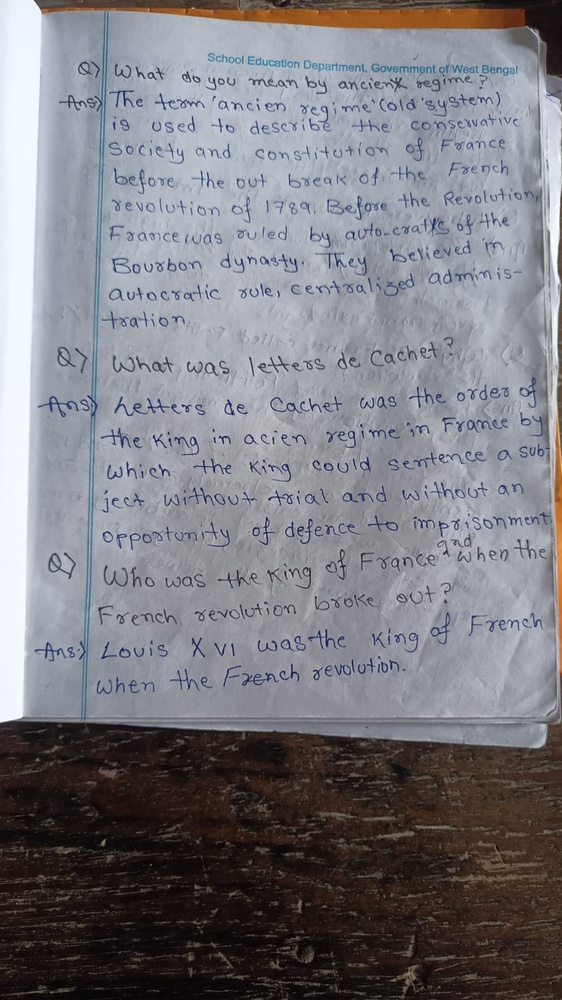
#> input picture dataset/sample.jpeg, 562 x 1000 px, shrunk from 899 x 1599 before the run
$ python -i enhancement.py   (imports and definitions only)
#> lines starting #> are read from the running program, lines starting #| are printed output that depends on the picture
#> further down, picture is the input picture: shape (1000, 562, 3); mean B, G, R 129.3, 123.9, 124.4
import cv2
import numpy as np   # 👈 ADD THIS

def sharpen(image):
    kernel = np.array([[0, -1, 0],
                       [-1, 5, -1],
                       [0, -1, 0]])   # 👈 FIXED
    return cv2.filter2D(image, -1, kernel)

def histogram_equalization(image):
    ycrcb = cv2.cvtColor(image, cv2.COLOR_BGR2YCrCb)
#> ycrcb: shape (1000, 562, 3); mean of channels 0, 1, 2 124.7, 127.8, 130.6
    ycrcb[:,:,0] = cv2.equalizeHist(ycrcb[:,:,0])
#> ycrcb: shape (1000, 562, 3); mean of channels 0, 1, 2 128.5, 127.8, 130.6
    return cv2.cvtColor(ycrcb, cv2.COLOR_YCrCb2BGR)
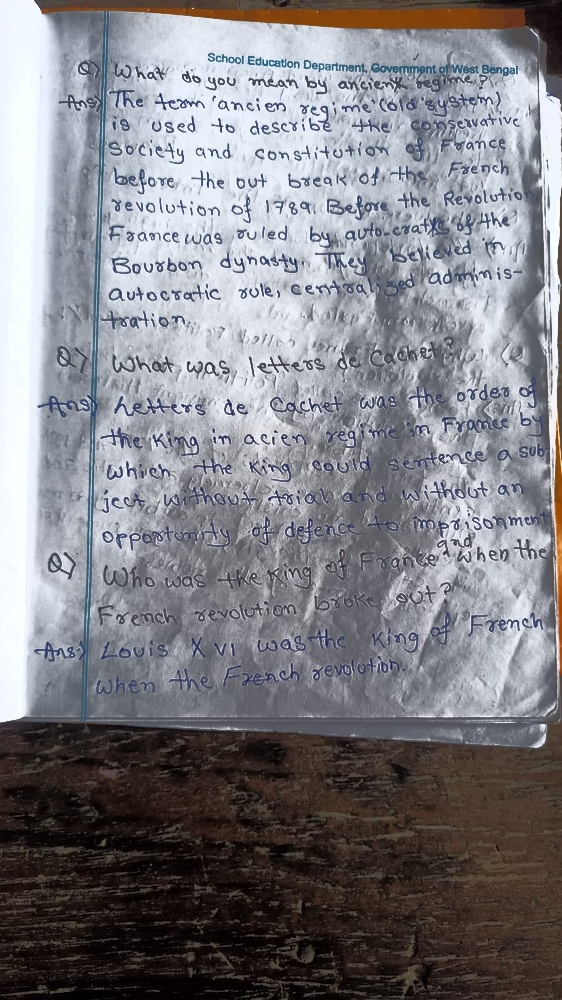
#> returned value: shape (1000, 562, 3); mean B, G, R 133, 127.7, 128.2

>>> import cv2
>>> picture = cv2.imread('../dataset/sample.jpeg')
>>> result = histogram_equalization(picture)
